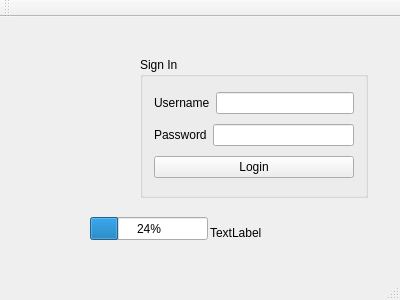
<?xml version="1.0" encoding="UTF-8"?>
<ui version="4.0">
 <class>MainWindow</class>
 <widget class="QMainWindow" name="MainWindow">
  <property name="geometry">
   <rect>
    <x>0</x>
    <y>0</y>
    <width>400</width>
    <height>300</height>
   </rect>
  </property>
  <property name="windowTitle">
   <string>MainWindow</string>
  </property>
  <widget class="QWidget" name="centralWidget">
   <widget class="QGroupBox" name="groupBox">
    <property name="geometry">
     <rect>
      <x>140</x>
      <y>40</y>
      <width>228</width>
      <height>141</height>
     </rect>
    </property>
    <property name="title">
     <string>Sign In</string>
    </property>
    <layout class="QVBoxLayout" name="verticalLayout">
     <item>
      <layout class="QHBoxLayout" name="horizontalLayout">
       <item>
        <widget class="QLabel" name="label">
         <property name="text">
          <string>Username</string>
         </property>
         <property name="buddy">
          <cstring>lineEdit_username</cstring>
         </property>
        </widget>
       </item>
       <item>
        <widget class="QLineEdit" name="lineEdit_username"/>
       </item>
      </layout>
     </item>
     <item>
      <layout class="QHBoxLayout" name="horizontalLayout_2">
       <item>
        <widget class="QLabel" name="label_2">
         <property name="text">
          <string>Password</string>
         </property>
         <property name="buddy">
          <cstring>lineEdit_password</cstring>
         </property>
        </widget>
       </item>
       <item>
        <widget class="QLineEdit" name="lineEdit_password">
         <property name="echoMode">
          <enum>QLineEdit::Password</enum>
         </property>
        </widget>
       </item>
      </layout>
     </item>
     <item>
      <widget class="QPushButton" name="pushButton">
       <property name="text">
        <string>Login</string>
       </property>
      </widget>
     </item>
    </layout>
   </widget>
   <widget class="QLabel" name="label_pic">
    <property name="geometry">
     <rect>
      <x>10</x>
      <y>50</y>
      <width>121</width>
      <height>131</height>
     </rect>
    </property>
    <property name="text">
     <string/>
    </property>
   </widget>
   <widget class="QLabel" name="label_3">
    <property name="geometry">
     <rect>
      <x>210</x>
      <y>205</y>
      <width>91</width>
      <height>21</height>
     </rect>
    </property>
    <property name="text">
     <string>TextLabel</string>
    </property>
   </widget>
   <widget class="QProgressBar" name="progressBar">
    <property name="geometry">
     <rect>
      <x>90</x>
      <y>200</y>
      <width>118</width>
      <height>23</height>
     </rect>
    </property>
    <property name="value">
     <number>24</number>
    </property>
   </widget>
  </widget>
  <widget class="QMenuBar" name="menuBar">
   <property name="geometry">
    <rect>
     <x>0</x>
     <y>0</y>
     <width>400</width>
     <height>26</height>
    </rect>
   </property>
  </widget>
  <widget class="QToolBar" name="mainToolBar">
   <attribute name="toolBarArea">
    <enum>TopToolBarArea</enum>
   </attribute>
   <attribute name="toolBarBreak">
    <bool>false</bool>
   </attribute>
  </widget>
  <widget class="QStatusBar" name="statusBar"/>
 </widget>
 <layoutdefault spacing="6" margin="11"/>
 <resources/>
 <connections/>
</ui>
